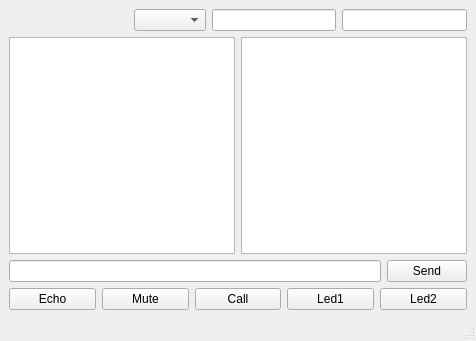
<?xml version="1.0" encoding="UTF-8"?>
<ui version="4.0">
 <class>MainWindow</class>
 <widget class="QMainWindow" name="MainWindow">
  <property name="geometry">
   <rect>
    <x>0</x>
    <y>0</y>
    <width>476</width>
    <height>341</height>
   </rect>
  </property>
  <property name="windowTitle">
   <string>MainWindow</string>
  </property>
  <widget class="QWidget" name="centralwidget">
   <layout class="QVBoxLayout" name="verticalLayout">
    <item>
     <layout class="QHBoxLayout" name="horizontalLayout_3">
      <item>
       <spacer name="horizontalSpacer">
        <property name="orientation">
         <enum>Qt::Horizontal</enum>
        </property>
        <property name="sizeHint" stdset="0">
         <size>
          <width>40</width>
          <height>20</height>
         </size>
        </property>
       </spacer>
      </item>
      <item>
       <widget class="QComboBox" name="comboBoxInterfaces"/>
      </item>
      <item>
       <widget class="QLineEdit" name="lineEditIP"/>
      </item>
      <item>
       <widget class="QLineEdit" name="lineEditPort"/>
      </item>
     </layout>
    </item>
    <item>
     <layout class="QHBoxLayout" name="horizontalLayout_4">
      <item>
       <widget class="QListWidget" name="listWidgetIPs"/>
      </item>
      <item>
       <widget class="QTextBrowser" name="textBrowser"/>
      </item>
     </layout>
    </item>
    <item>
     <layout class="QHBoxLayout" name="horizontalLayout">
      <item>
       <widget class="QLineEdit" name="lineEditMessage"/>
      </item>
      <item>
       <widget class="QPushButton" name="pushButtonSend">
        <property name="text">
         <string>Send</string>
        </property>
       </widget>
      </item>
     </layout>
    </item>
    <item>
     <layout class="QHBoxLayout" name="horizontalLayout_2">
      <item>
       <widget class="QPushButton" name="pushButtonEcho">
        <property name="text">
         <string>Echo</string>
        </property>
        <property name="checkable">
         <bool>true</bool>
        </property>
       </widget>
      </item>
      <item>
       <widget class="QPushButton" name="pushButtonMute">
        <property name="text">
         <string>Mute</string>
        </property>
        <property name="checkable">
         <bool>true</bool>
        </property>
       </widget>
      </item>
      <item>
       <widget class="QPushButton" name="pushButtonCall">
        <property name="text">
         <string>Call</string>
        </property>
        <property name="checkable">
         <bool>true</bool>
        </property>
       </widget>
      </item>
      <item>
       <widget class="QPushButton" name="pushButton1">
        <property name="text">
         <string>Led1</string>
        </property>
       </widget>
      </item>
      <item>
       <widget class="QPushButton" name="pushButton2">
        <property name="text">
         <string>Led2</string>
        </property>
       </widget>
      </item>
     </layout>
    </item>
   </layout>
  </widget>
  <widget class="QMenuBar" name="menubar">
   <property name="geometry">
    <rect>
     <x>0</x>
     <y>0</y>
     <width>476</width>
     <height>19</height>
    </rect>
   </property>
  </widget>
  <widget class="QStatusBar" name="statusbar"/>
 </widget>
 <resources/>
 <connections/>
</ui>
